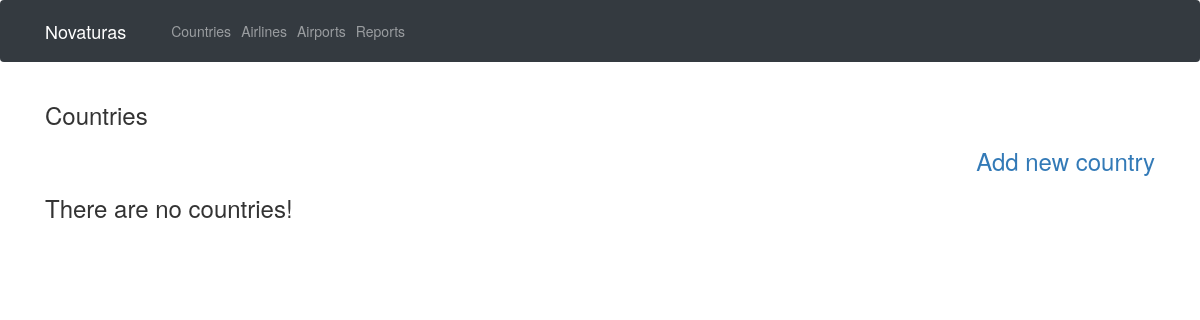
The app's page /countries.php, older data.
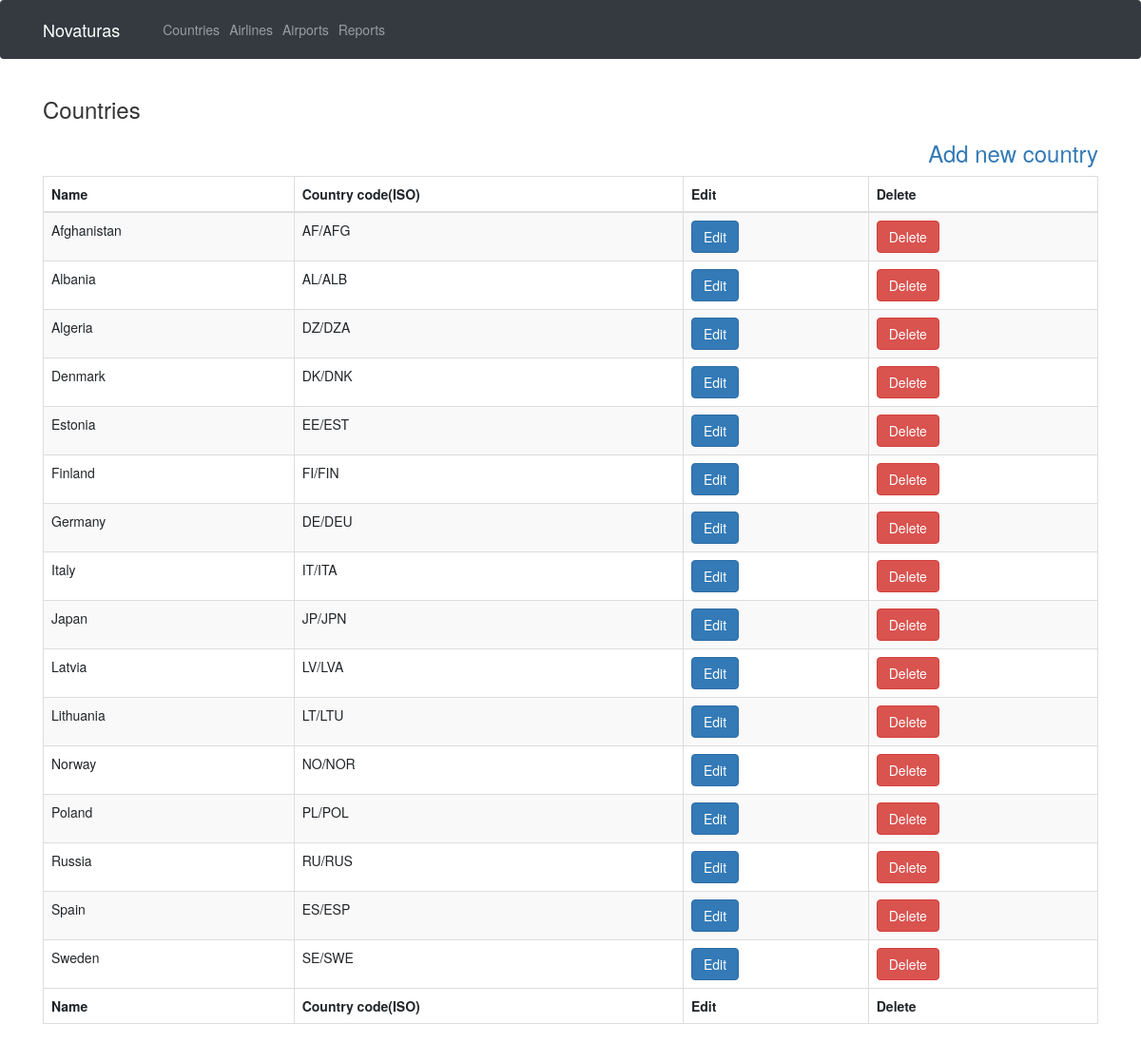
The same page, newer data.
### tables this page shows
CREATE TABLE `country` (
  `id` int(11) NOT NULL,
  `iso` varchar(100) NOT NULL,
  `name` varchar(100) NOT NULL
);

### sql.php (called while the page is built, shortened)
<?php include_once 'includes/database.php';
function pirmasSql($dbc)
{
    $sql = "SELECT * FROM country";
    return mysqli_query($dbc, $sql);
}

### countries.php (the view, shortened to what this page needs)
<?php
include_once 'includes/header.php';
include_once 'includes/database.php';
include_once 'sql.php';
?>
<div class="container">
<h3>Countries</h3>
<div align="right">
<a href="addCountry.php"><h3>Add new country</h3></a>
</div>
<?php
$resultCountry = pirmasSql($dbc);
if (mysqli_num_rows($resultCountry) > 0) {
    ?>
<table id="myTable" class="table table-striped table-bordered" >
        <thead>
          <tr>
            <th>Name</th>
            <th>Country code(ISO)</th>
            <th>Edit</th>
            <th>Delete</th>
          </tr>
        </thead>
        <tfoot>
            <tr>
                <th>Name</th>
                <th>Country code(ISO)</th>
                <th>Edit</th>
                <th>Delete</th>
            </tr>
        </tfoot>
        <tbody>
        <?php
while ($row = mysqli_fetch_assoc($resultCountry)) {
        ?>
                              <tr>
                                  <td><?php echo $row['name']; ?></td>
                                  <td><?php echo $row['iso']; ?></td>
                                  <td>
                                      <a href="edit.php?editCountry=<?php echo $row['id']; ?>"
                                         class="btn btn-primary">Edit</a>
                                  </td>
                                  <td>
                                      <a href="delete.php?deleteCountry=<?php echo $row['id']; ?>"
                                         class="btn btn-danger">Delete</a>
                                  </td>
                            </tr>
                            <?php
}
} else {
    ?><h3>There are no countries!</h3><?php
}
?>
        </tbody>
      </table>
	  </div>
<?php
include_once 'includes/footer.php';
?>

Row changes from the older to the newer data that the page shows:
added country: name "Afghanistan", iso "AF/AFG"
added country: name "Albania", iso "AL/ALB"
added country: name "Algeria", iso "DZ/DZA"
added country: name "Denmark", iso "DK/DNK"
added country: name "Estonia", iso "EE/EST"
added country: name "Finland", iso "FI/FIN"
added country: name "Germany", iso "DE/DEU"
added country: name "Italy", iso "IT/ITA"
added country: name "Japan", iso "JP/JPN"
added country: name "Latvia", iso "LV/LVA"
added country: name "Lithuania", iso "LT/LTU"
added country: name "Norway", iso "NO/NOR"
added country: name "Poland", iso "PL/POL"
added country: name "Russia", iso "RU/RUS"
added country: name "Spain", iso "ES/ESP"
added country: name "Sweden", iso "SE/SWE"
Text that changed along with them:
text no longer shown: "There are no countries!"
text now shown: "Name Country code(ISO) Edit Delete Name Country code(ISO) Edit Delete"
